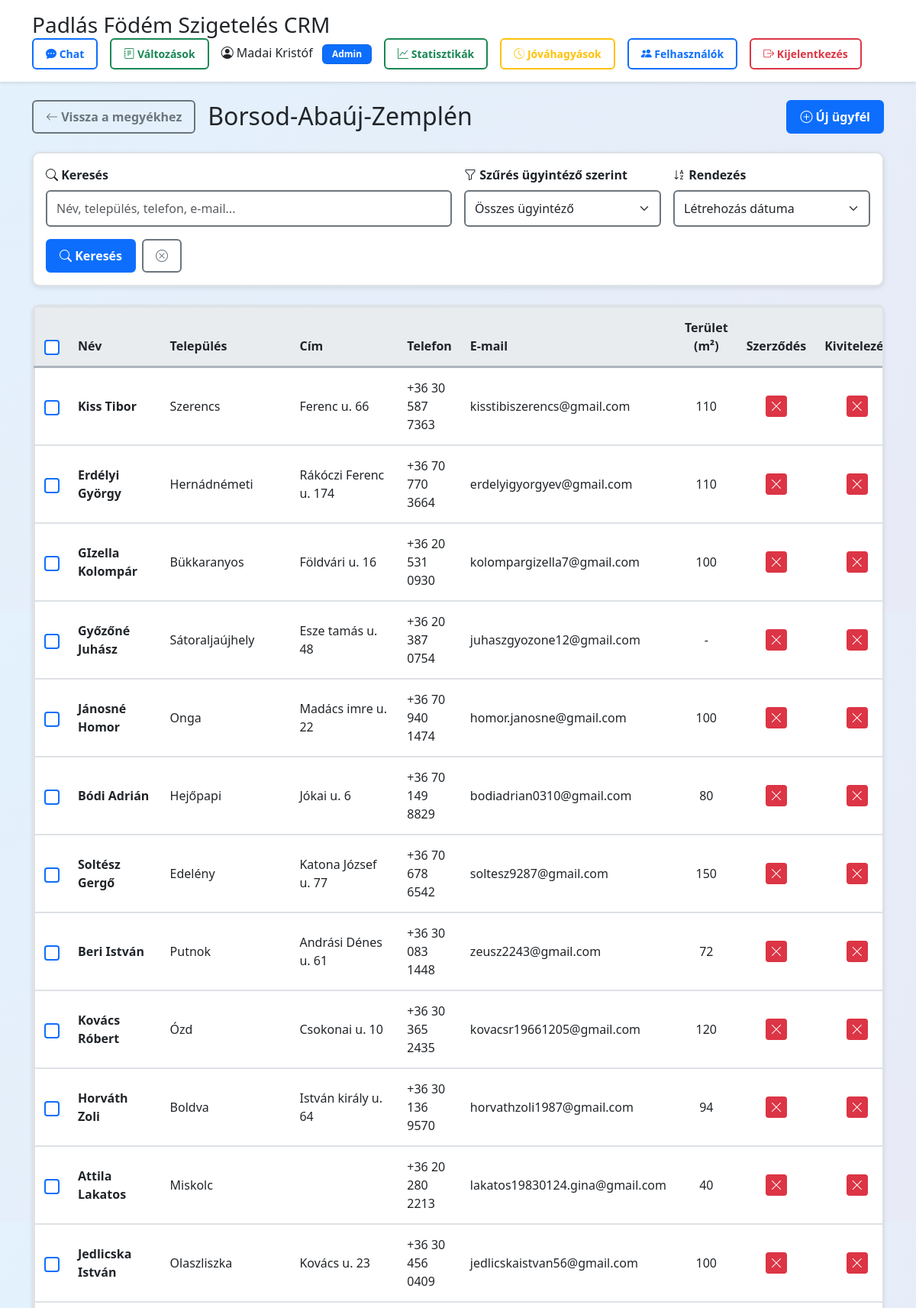
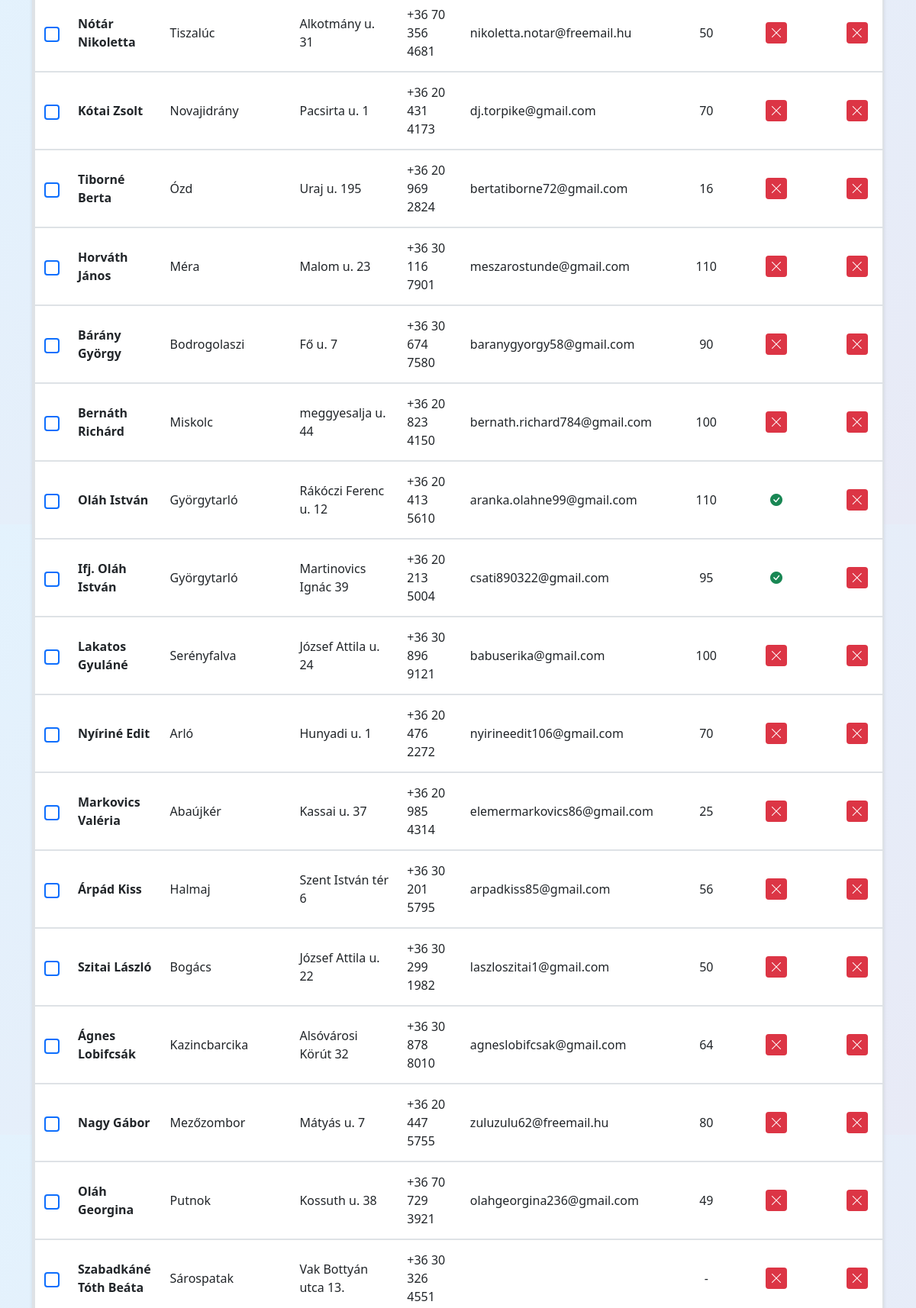
Page /county.php?id=4 (signed in, upper part) on the committed database (2 pictures, top to bottom).
### tables this page shows
CREATE TABLE `counties` (
  `id` int(11) NOT NULL,
  `name` varchar(100) NOT NULL,
  `created_at` timestamp NULL DEFAULT current_timestamp()
);

CREATE TABLE `clients` (
  `id` int(11) NOT NULL,
  `county_id` int(11) NOT NULL,
  `settlement_id` int(11) DEFAULT NULL,
  `name` varchar(200) NOT NULL,
  `address` varchar(300) DEFAULT NULL,
  `email` varchar(100) DEFAULT NULL,
  `phone` varchar(50) DEFAULT NULL,
  `insulation_area` int(11) DEFAULT NULL,
  `contract_signed` tinyint(1) DEFAULT 0,
  `contract_signed_at` timestamp NULL DEFAULT NULL,
  `work_completed` tinyint(1) DEFAULT 0,
  `closed_at` datetime DEFAULT NULL,
  `agent_id` int(11) DEFAULT NULL,
  `notes` text DEFAULT NULL,
  `approved` tinyint(1) NOT NULL DEFAULT 1,
  `approval_status` enum('pending','approved','rejected') DEFAULT 'pending',
  `rejection_reason` text DEFAULT NULL,
  `approved_at` timestamp NULL DEFAULT NULL,
  `approved_by` int(11) DEFAULT NULL,
  `created_at` timestamp NULL DEFAULT current_timestamp(),
  `updated_at` timestamp NULL DEFAULT current_timestamp() ON UPDATE current_timestamp(),
  `created_by` int(11) DEFAULT NULL
);

CREATE TABLE `settlements` (
  `id` int(11) NOT NULL,
  `name` varchar(100) NOT NULL,
  `county_id` int(11) NOT NULL,
  `created_at` timestamp NULL DEFAULT current_timestamp()
);

### config.php (called while the page is built, shortened)
<?php
function isAdmin() {
    return isset($_SESSION['role']) && $_SESSION['role'] === 'admin';
}
function escape($string) {
    return htmlspecialchars($string, ENT_QUOTES, 'UTF-8');
}
?>

### county.php (the view, shortened to what this page needs)
<?php
require_once 'config.php';
$county_id = $_GET['id'] ?? 0;
$stmt = $pdo->prepare("SELECT * FROM counties WHERE id = ?");
$stmt->execute([$county_id]);
$county = $stmt->fetch();
$search = $_GET['search'] ?? '';
$sort_by = $_GET['sort_by'] ?? 'created_at';
$query = "
    SELECT
        c.*,
        s.name as settlement_name,
        a.name as agent_name,
        a.color as agent_color
    FROM clients c
    LEFT JOIN settlements s ON c.settlement_id = s.id
    LEFT JOIN agents a ON c.agent_id = a.id
    WHERE c.county_id = ? AND c.approved = 1 AND c.closed_at IS NULL
";
$params = [$county_id];
if ($sort_by === 'settlement_asc') {
    $query .= " ORDER BY s.name ASC, c.created_at DESC";
} elseif ($sort_by === 'settlement_desc') {
    $query .= " ORDER BY s.name DESC, c.created_at DESC";
} else {
    $query .= " ORDER BY c.created_at DESC";
}
$stmt = $pdo->prepare($query);
$stmt->execute($params);
$clients = $stmt->fetchAll();
$current_user_agent_id = null;
?>
<!DOCTYPE html>
<html lang="hu">
<head>
    <link href="https://cdn.jsdelivr.net/npm/bootstrap@5.3.0/dist/css/bootstrap.min.css" rel="stylesheet">
    <link rel="stylesheet" href="https://cdn.jsdelivr.net/npm/bootstrap-icons@1.10.0/font/bootstrap-icons.css">
    <link rel="stylesheet" href="improved_styles.css?v=1.0">
</head>
<body>
    <div class="header py-3 mb-4">
        <div class="container">
            <div class="d-flex justify-content-between align-items-center flex-wrap">
                <h3 class="mb-0"><?php echo APP_NAME; ?></h3>
                <div class="d-flex align-items-center gap-2 gap-md-3 flex-wrap justify-content-end">
                    <a href="chat.php" class="btn btn-outline-primary btn-sm position-relative" title="Chat" id="chatLink">
                        <i class="bi bi-chat-dots-fill"></i> <span class="d-none d-md-inline">Chat</span>
                    </a>
                    <a href="patchnotes.php" class="btn btn-outline-success btn-sm" title="Változásnapló" id="patchnotesLink">
                        <i class="bi bi-journal-text"></i> <span class="d-none d-md-inline">Változások</span>
                    </a>
                    <a href="profile.php" class="text-decoration-none text-dark">
                        <i class="bi bi-person-circle"></i> <?php echo escape($_SESSION['name']); ?>
                        <?php if (isAdmin()): ?>
                            <span class="badge bg-primary ms-2">Admin</span>
                        <?php endif; ?>
                    </a>
                    <?php if (isAdmin()): ?>
                        <a href="statistics.php" class="btn btn-outline-success btn-sm" title="Statisztikák">
                            <i class="bi bi-graph-up"></i> <span class="d-none d-md-inline">Statisztikák</span>
                        </a>
                        <a href="approvals.php" class="btn btn-outline-warning btn-sm position-relative" title="Jóváhagyások" id="approvalsLink">
                            <i class="bi bi-clock-history"></i> <span class="d-none d-md-inline">Jóváhagyások</span>
                        </a>
                        <a href="admin.php" class="btn btn-outline-primary btn-sm" title="Felhasználók">
                            <i class="bi bi-people-fill"></i> <span class="d-none d-md-inline">Felhasználók</span>
                        </a>
                    <?php endif; ?>
                    <a href="logout.php" class="btn btn-outline-danger btn-sm" title="Kijelentkezés">
                        <i class="bi bi-box-arrow-right"></i> <span class="d-none d-md-inline">Kijelentkezés</span>
                    </a>
                </div>
            </div>
        </div>
    </div>
    <div class="container">
        <div class="mb-4 d-flex justify-content-between align-items-center">
            <div class="d-flex align-items-center gap-3">
                <a href="index.php" class="btn btn-outline-secondary">
                    <i class="bi bi-arrow-left"></i> Vissza a megyékhez
                </a>
                <h2 class="mb-0"><?php echo escape($county['name']); ?></h2>
            </div>
            <a href="client_form.php?county_id=<?php echo $county_id; ?>" class="btn btn-primary">
                <i class="bi bi-plus-circle"></i> Új ügyfél
            </a>
        </div>
        <div class="card mb-4">
            <div class="card-body">
                <form method="GET" action="county.php" class="row g-3">
                    <div class="col-md-6">
                        <label for="search" class="form-label">
                            <i class="bi bi-search"></i> Keresés
                        </label>
                        <input type="text" class="form-control" id="search" name="search"
                               placeholder="Név, település, telefon, e-mail..."
                               value="<?php echo escape($search); ?>">
                    </div>
                    <div class="col-md-3">
                        <label for="filter_agent" class="form-label">
                            <i class="bi bi-funnel"></i> Szűrés ügyintéző szerint
                        </label>
                        <select class="form-select" id="filter_agent" name="filter_agent">
                            <option value="">Összes ügyintéző</option>
                        </select>
                    </div>
                    <div class="col-md-3">
                        <label for="sort_by" class="form-label">
                            <i class="bi bi-sort-alpha-down"></i> Rendezés
                        </label>
                        <select class="form-select" id="sort_by" name="sort_by">
                            <option value="created_at" <?php echo $sort_by === 'created_at' ? 'selected' : ''; ?>>
                                Létrehozás dátuma
                            </option>
                        </select>
                    </div>
                    <div class="col-md-12 col-lg-auto d-flex align-items-end gap-2">
                        <button type="submit" class="btn btn-primary">
                            <i class="bi bi-search"></i> Keresés
                        </button>
                        <a href="county.php?id=<?php echo $county_id; ?>" class="btn btn-outline-secondary" title="Törlés">
                            <i class="bi bi-x-circle"></i>
                        </a>
                    </div>
                </form>
            </div>
        </div>
        <?php if (empty($clients)): ?>
            <div class="alert alert-info">
                Még nincsenek ügyfelek ebben a megyében.
                <?php if (isAdmin()): ?>
                    Kattints az "Új ügyfél" gombra a hozzáadáshoz.
                <?php endif; ?>
            </div>
        <?php else: ?>
            <div class="table-responsive">
                <table class="table table-hover mb-0">
                    <thead class="table-light">
                        <tr>
                            <th style="width: 50px;">
                                <input type="checkbox" id="select-all" class="form-check-input" title="Mindet kijelöl">
                            </th>
                            <th>Név</th>
                            <th>Település</th>
                            <th>Cím</th>
                            <th>Telefon</th>
                            <th>E-mail</th>
                            <th class="text-center">Terület (m²)</th>
                            <th class="text-center">Szerződés</th>
                            <th class="text-center">Kivitelezés</th>
                        </tr>
                    </thead>
                    <tbody>
                        <?php foreach ($clients as $client):
                            $bg_color = 'transparent';
                            if ($client['agent_color']) {
                                $hex = str_replace('#', '', $client['agent_color']);
                                $r = hexdec(substr($hex, 0, 2));
                                $g = hexdec(substr($hex, 2, 2));
                                $b = hexdec(substr($hex, 4, 2));
                                $bg_color = "rgba($r, $g, $b, 0.15)";
                            }
$can_edit = isAdmin() ||
            ($current_user_agent_id &&
             ($client['agent_id'] === null || $client['agent_id'] == $current_user_agent_id)
            );
                        ?>
                            <tr class="client-row <?php echo $can_edit ? '' : 'locked-row'; ?>" style="background-color: <?php echo $bg_color; ?>;" data-client-id="<?php echo $client['id']; ?>">
                                <td class="checkbox-cell" onclick="event.stopPropagation();">
                                    <?php if ($can_edit): ?>
                                        <input type="checkbox" class="client-checkbox form-check-input" value="<?php echo $client['id']; ?>" data-can-edit="1">
                                    <?php else: ?>
                                        <i class="bi bi-lock-fill text-danger" title="Másik ügyintézőhöz rendelve"></i>
                                        <input type="checkbox" class="client-checkbox form-check-input d-none" value="<?php echo $client['id']; ?>" data-can-edit="0" disabled>
                                    <?php endif; ?>
                                </td>
                                <td>
                                    <strong><?php echo escape($client['name']); ?></strong>
                                </td>
                                <td><?php echo escape($client['settlement_name'] ?? '-'); ?></td>
                                <td><?php echo escape($client['address'] ?? '-'); ?></td>
                                <td><?php echo escape($client['phone'] ?? '-'); ?></td>
                                <td><?php echo escape($client['email'] ?? '-'); ?></td>
                                <td class="text-center"><?php echo $client['insulation_area'] ?? '-'; ?></td>
                                <td class="text-center">
                                    <?php if ($client['contract_signed']): ?>
                                        <i class="bi bi-check-circle-fill text-success"></i>
                                    <?php else: ?>
                                        <span style="background-color: #dc3545; color: white; padding: 2px 6px; border-radius: 4px; display: inline-block;">
                                            <i class="bi bi-x-lg"></i>
                                        </span>
                                    <?php endif; ?>
                                </td>
                                <td class="text-center">
                                    <?php if ($client['work_completed']): ?>
                                        <i class="bi bi-check-circle-fill text-success"></i>
                                    <?php else: ?>
                                        <span style="background-color: #dc3545; color: white; padding: 2px 6px; border-radius: 4px; display: inline-block;">
                                            <i class="bi bi-x-lg"></i>
                                        </span>
                                    <?php endif; ?>
                                </td>
                            </tr>
                        <?php endforeach; ?>
                    </tbody>
                </table>
            </div>
        <?php endif; ?>
    </div>
</body>
</html>

### improved_styles.css (style rules this page uses)
input[type="text"], input[type="email"], input[type="tel"], input[type="number"], input[type="password"], input[type="date"], select, textarea { border: 2px solid #6c757d !important; border-radius: 6px !important; padding: 10px 12px !important; background-color: #ffffff !important; transition: all 0.2s ease !important; }
label { font-weight: 600 !important; color: #212529 !important; margin-bottom: 0.5rem !important; }
.table { border: 2px solid #dee2e6 !important; }
.table thead th { background-color: #e9ecef !important; border-bottom: 3px solid #adb5bd !important; font-weight: 700 !important; color: #212529 !important; padding: 14px 12px !important; }
.table tbody td { border-bottom: 2px solid #dee2e6 !important; padding: 14px 12px !important; vertical-align: middle !important; }
.card { border: 2px solid #dee2e6 !important; box-shadow: 0 4px 8px rgba(0, 0, 0, 0.15) !important; border-radius: 10px !important; }
.btn { border-radius: 6px !important; font-weight: 600 !important; border-width: 2px !important; padding: 8px 16px !important; transition: all 0.2s ease !important; }
.badge { font-weight: 600 !important; padding: 6px 12px !important; border-radius: 6px !important; border: 1px solid rgba(0, 0, 0, 0.1) !important; }
.card.mb-4 { background-color: #ffffff !important; border: 2px solid #dee2e6 !important; box-shadow: 0 2px 6px rgba(0, 0, 0, 0.1) !important; }
.form-control { border: 2px solid #6c757d !important; }
.form-select { border: 2px solid #6c757d !important; }
.table-responsive { border: 2px solid #dee2e6 !important; border-radius: 8px !important; overflow-x: auto !important; -webkit-overflow-scrolling: touch !important; }

### county.php (style rules this page uses)
body { background: linear-gradient(135deg, #e3f2fd 0%, #e8eaf6 100%); min-height: 100vh; }
.header { background: white; box-shadow: 0 2px 4px rgba(0,0,0,0.1); }
.table-responsive { background: white; border-radius: 8px; box-shadow: 0 2px 4px rgba(0,0,0,0.1); }
.client-checkbox, #select-all { width: 20px; height: 20px; cursor: pointer; border: 2px solid #0d6efd; }
.client-row { cursor: pointer; transition: all 0.2s ease; }
.checkbox-cell { width: 50px; text-align: center; vertical-align: middle; }

### rows in the picture
counties: name "Borsod-Abaúj-Zemplén"
clients: name "Kiss Tibor", settlement.name "Szerencs", address "Ferenc u. 66", phone "+36 30 587 7363", email "kisstibiszerencs@gmail.com", insulation_area "110", contract_signed 0 (drawn), work_completed 0 (drawn)
clients: name "Erdélyi György", settlement.name "Hernádnémeti", address "Rákóczi Ferenc u. 174", phone "+36 70 770 3664", email "erdelyigyorgyev@gmail.com", insulation_area "110", contract_signed 0 (drawn), work_completed 0 (drawn)
clients: name "GIzella Kolompár", settlement.name "Bükkaranyos", address "Földvári u. 16", phone "+36 20 531 0930", email "kolompargizella7@gmail.com", insulation_area "100", contract_signed 0 (drawn), work_completed 0 (drawn)
clients: name "Győzőné Juhász", settlement.name "Sátoraljaújhely", address "Esze tamás u. 48", phone "+36 20 387 0754", email "juhaszgyozone12@gmail.com", insulation_area "-", contract_signed 0 (drawn), work_completed 0 (drawn)
clients: name "Jánosné Homor", settlement.name "Onga", address "Madács imre u. 22", phone "+36 70 940 1474", email "homor.janosne@gmail.com", insulation_area "100", contract_signed 0 (drawn), work_completed 0 (drawn)
clients: name "Bódi Adrián", settlement.name "Hejőpapi", address "Jókai u. 6", phone "+36 70 149 8829", email "bodiadrian0310@gmail.com", insulation_area "80", contract_signed 0 (drawn), work_completed 0 (drawn)
clients: name "Soltész Gergő", settlement.name "Edelény", address "Katona József u. 77", phone "+36 70 678 6542", email "soltesz9287@gmail.com", insulation_area "150", contract_signed 0 (drawn), work_completed 0 (drawn)
clients: name "Beri István", settlement.name "Putnok", address "Andrási Dénes u. 61", phone "+36 30 083 1448", email "zeusz2243@gmail.com", insulation_area "72", contract_signed 0 (drawn), work_completed 0 (drawn)
clients: name "Kovács Róbert", settlement.name "Ózd", address "Csokonai u. 10", phone "+36 30 365 2435", email "kovacsr19661205@gmail.com", insulation_area "120", contract_signed 0 (drawn), work_completed 0 (drawn)
clients: name "Horváth Zoli", settlement.name "Boldva", address "István király u. 64", phone "+36 30 136 9570", email "horvathzoli1987@gmail.com", insulation_area "94", contract_signed 0 (drawn), work_completed 0 (drawn)
clients: name "Attila Lakatos", settlement.name "Miskolc", phone "+36 20 280 2213", email "lakatos19830124.gina@gmail.com", insulation_area "40", contract_signed 0 (drawn), work_completed 0 (drawn)
clients: name "Jedlicska István", settlement.name "Olaszliszka", address "Kovács u. 23", phone "+36 30 456 0409", email "jedlicskaistvan56@gmail.com", insulation_area "100", contract_signed 0 (drawn), work_completed 0 (drawn)
clients: name "Nótár Nikoletta", settlement.name "Tiszalúc", address "Alkotmány u. 31", phone "+36 70 356 4681", email "nikoletta.notar@freemail.hu", insulation_area "50", contract_signed 0 (drawn), work_completed 0 (drawn)
clients: name "Kótai Zsolt", settlement.name "Novajidrány", address "Pacsirta u. 1", phone "+36 20 431 4173", email "dj.torpike@gmail.com", insulation_area "70", contract_signed 0 (drawn), work_completed 0 (drawn)
clients: name "Tiborné Berta", settlement.name "Ózd", address "Uraj u. 195", phone "+36 20 969 2824", email "bertatiborne72@gmail.com", insulation_area "16", contract_signed 0 (drawn), work_completed 0 (drawn)
clients: name "Horváth János", settlement.name "Méra", address "Malom u. 23", phone "+36 30 116 7901", email "meszarostunde@gmail.com", insulation_area "110", contract_signed 0 (drawn), work_completed 0 (drawn)
clients: name "Bárány György", settlement.name "Bodrogolaszi", address "Fő u. 7", phone "+36 30 674 7580", email "baranygyorgy58@gmail.com", insulation_area "90", contract_signed 0 (drawn), work_completed 0 (drawn)
clients: name "Bernáth Richárd", settlement.name "Miskolc", address "meggyesalja u. 44", phone "+36 20 823 4150", email "bernath.richard784@gmail.com", insulation_area "100", contract_signed 0 (drawn), work_completed 0 (drawn)
clients: name "Oláh István", settlement.name "Györgytarló", address "Rákóczi Ferenc u. 12", phone "+36 20 413 5610", email "aranka.olahne99@gmail.com", insulation_area "110", contract_signed 1 (drawn), work_completed 0 (drawn)
clients: name "Ifj. Oláh István", settlement.name "Györgytarló", address "Martinovics Ignác 39", phone "+36 20 213 5004", email "csati890322@gmail.com", insulation_area "95", contract_signed 1 (drawn), work_completed 0 (drawn)
clients: name "Lakatos Gyuláné", settlement.name "Serényfalva", address "József Attila u. 24", phone "+36 30 896 9121", email "babuserika@gmail.com", insulation_area "100", contract_signed 0 (drawn), work_completed 0 (drawn)
clients: name "Nyíriné Edit", settlement.name "Arló", address "Hunyadi u. 1", phone "+36 20 476 2272", email "nyirineedit106@gmail.com", insulation_area "70", contract_signed 0 (drawn), work_completed 0 (drawn)
clients: name "Markovics Valéria", settlement.name "Abaújkér", address "Kassai u. 37", phone "+36 20 985 4314", email "elemermarkovics86@gmail.com", insulation_area "25", contract_signed 0 (drawn), work_completed 0 (drawn)
clients: name "Árpád Kiss", settlement.name "Halmaj", address "Szent István tér 6", phone "+36 30 201 5795", email "arpadkiss85@gmail.com", insulation_area "56", contract_signed 0 (drawn), work_completed 0 (drawn)
clients: name "Szitai László", settlement.name "Bogács", address "József Attila u. 22", phone "+36 30 299 1982", email "laszloszitai1@gmail.com", insulation_area "50", contract_signed 0 (drawn), work_completed 0 (drawn)
clients: name "Ágnes Lobifcsák", settlement.name "Kazincbarcika", address "Alsóvárosi Körút 32", phone "+36 30 878 8010", email "agneslobifcsak@gmail.com", insulation_area "64", contract_signed 0 (drawn), work_completed 0 (drawn)
clients: name "Nagy Gábor", settlement.name "Mezőzombor", address "Mátyás u. 7", phone "+36 20 447 5755", email "zuluzulu62@freemail.hu", insulation_area "80", contract_signed 0 (drawn), work_completed 0 (drawn)
clients: name "Oláh Georgina", settlement.name "Putnok", address "Kossuth u. 38", phone "+36 70 729 3921", email "olahgeorgina236@gmail.com", insulation_area "49", contract_signed 0 (drawn), work_completed 0 (drawn)
clients: name "Szabadkáné Tóth Beáta", settlement.name "Sárospatak", address "Vak Bottyán utca 13.", phone "+36 30 326 4551", insulation_area "-", contract_signed 0 (drawn), work_completed 0 (drawn)

### other values in the picture
APP_NAME "Padlás Födém Szigetelés CRM"
$_SESSION['name'] "Madai Kristóf"
